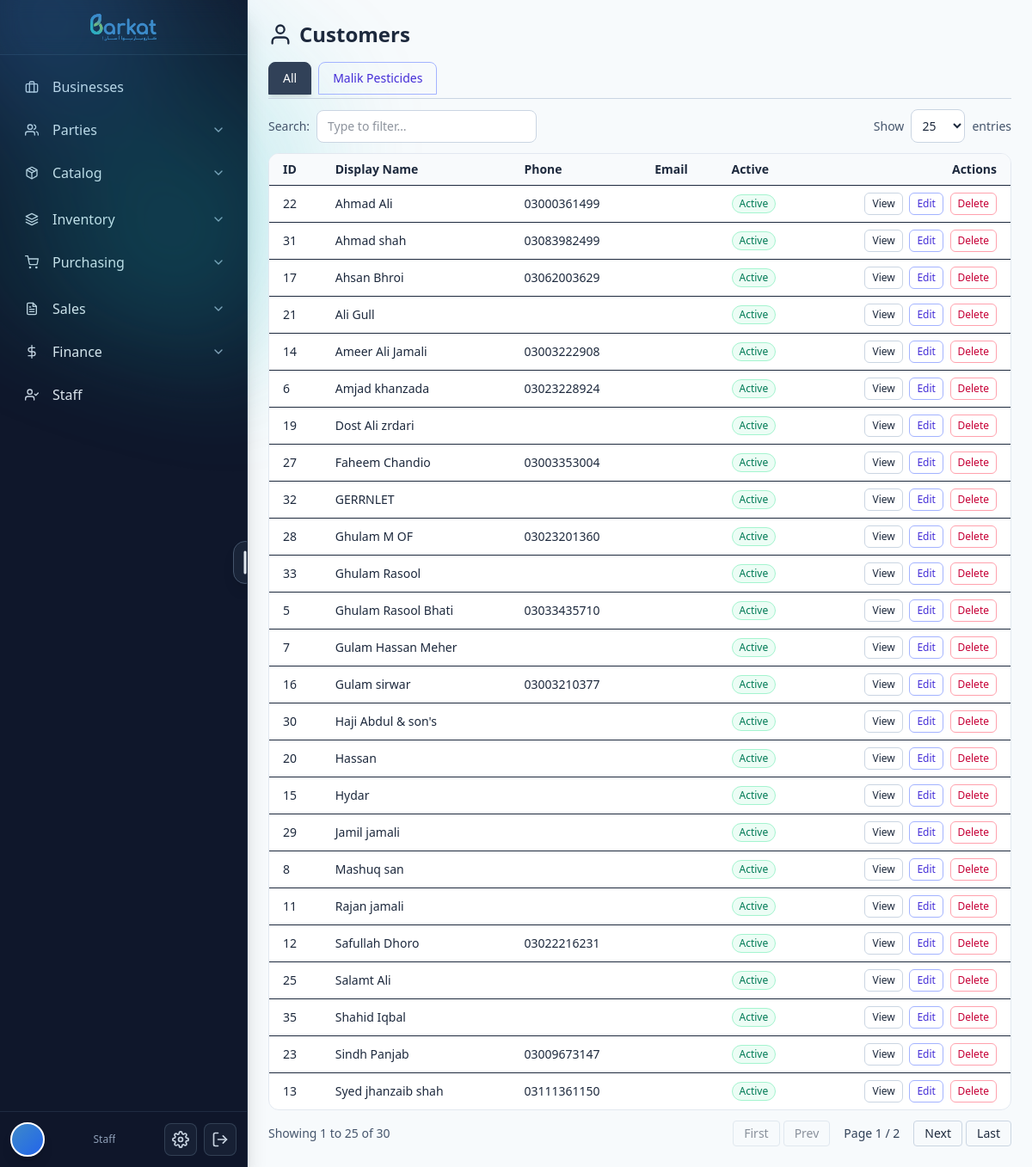
Before: /customers/ with the older database file.
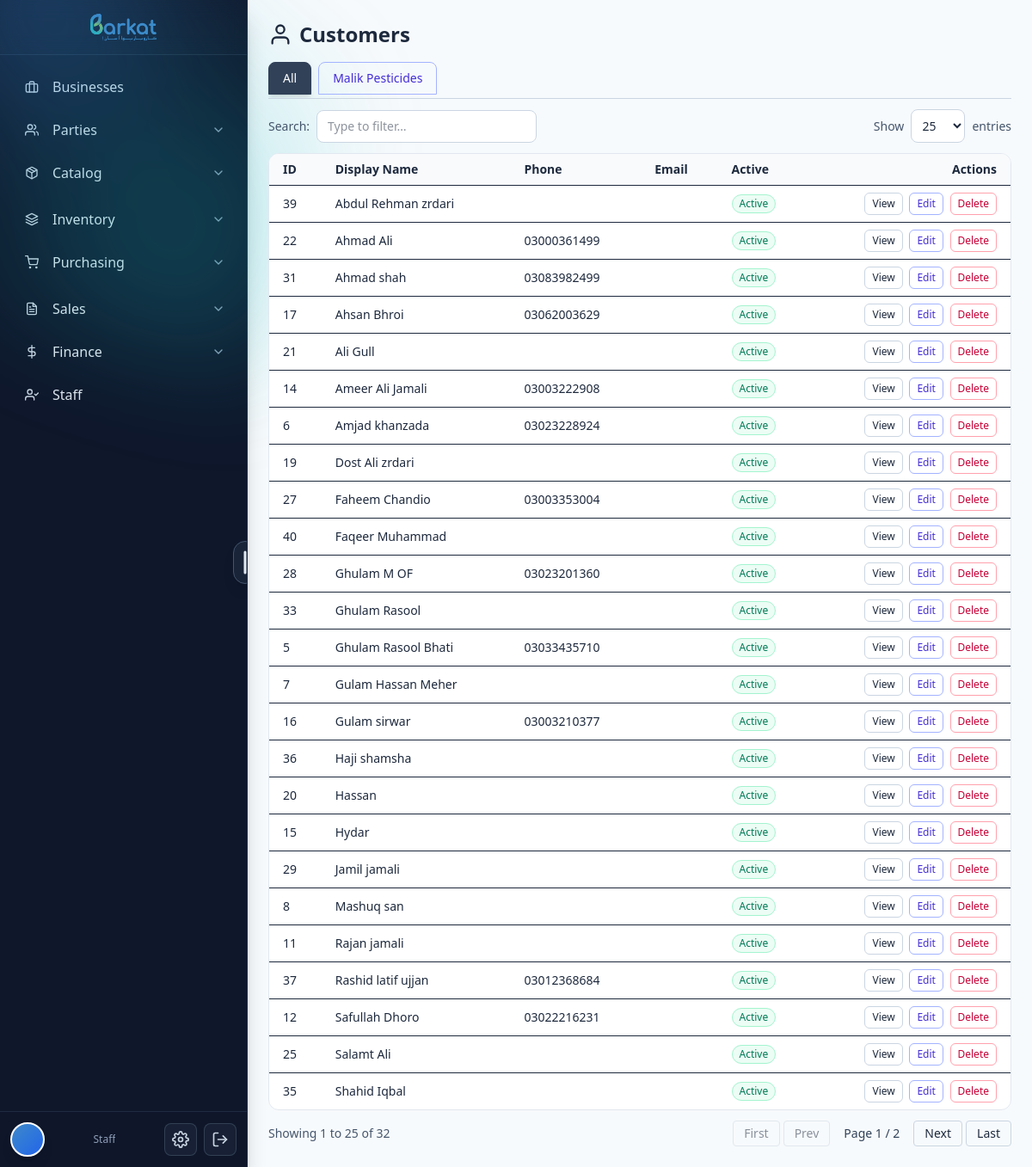
After: the same page with the newer database file.
### barkat_wholesale/barkat/models.py (models this page shows, shortened)
class CodeNamed(TimeStampedBy):
    name = models.CharField(max_length=255)
    code = models.CharField(max_length=50, db_index=True)
    class Meta:
        abstract = True

class Business(CodeNamed):
    legal_name = models.CharField(max_length=255, blank=True, default="")
    ntn = models.CharField(max_length=50, blank=True, default="")        # Pakistan context
    sales_tax_reg = models.CharField(max_length=50, blank=True, default="")
    phone = models.CharField(max_length=50, blank=True, default="")
    email = models.EmailField(blank=True, default="")
    address = models.TextField(blank=True, default="")
    pos_printer_name = models.CharField(
        max_length=200, blank=True,
        help_text="POS80 Printer"
    )
    class Meta:
        unique_together = [("code",)]
        indexes = [models.Index(fields=["name"]), models.Index(fields=["code"])]

class TimeStampedBy(models.Model):
    created_at = models.DateTimeField(default=timezone.now, db_index=True, editable=True)
    updated_at = models.DateTimeField(auto_now=True, db_index=True)
    created_by = models.ForeignKey(
        settings.AUTH_USER_MODEL, null=True, blank=True,
        on_delete=models.SET_NULL, related_name="%(class)s_created"
    )
    updated_by = models.ForeignKey(
        settings.AUTH_USER_MODEL, null=True, blank=True,
        on_delete=models.SET_NULL, related_name="%(class)s_updated"
    )
    is_active = models.BooleanField(default=True, db_index=True)
    is_deleted = models.BooleanField(default=False, db_index=True)
    class Meta:
        abstract = True

class Party(TimeStampedBy):
    CUSTOMER = "CUSTOMER"
    VENDOR = "VENDOR"
    BOTH = "BOTH"
    PARTY_TYPES = [(CUSTOMER, "Customer"), (VENDOR, "Vendor"), (BOTH, "Both")]
    type = models.CharField(max_length=20, choices=PARTY_TYPES, db_index=True)
    display_name = models.CharField(max_length=255, db_index=True)
    legal_name = models.CharField(max_length=255, blank=True, default="")
    phone = models.CharField(max_length=50, blank=True, default="")
    email = models.EmailField(blank=True, default="")
    address = models.TextField(blank=True, default="")
    gst_number = models.CharField(max_length=50, blank=True, default="")
    opening_balance = models.DecimalField(**DECIMAL_12_2, default=0)
    opening_balance_side = models.CharField(
        max_length=2,
        choices=[('Dr', 'Debit (They owe us)'), ('Cr', 'Credit (We owe them)')],
        default='Dr',
        help_text='Specify whether the opening balance is Debit or Credit'
    )
    opening_balance_date = models.DateField(
        null=True,
        blank=True,
        help_text='Date when the opening balance was set (defaults to party creation date)'
    )
    cached_balance = models.DecimalField(**DECIMAL_12_2, default=0, editable=False)
    cached_balance_updated_at = models.DateTimeField(null=True, blank=True, editable=False)
    default_business = models.ForeignKey(Business, null=True, blank=True, on_delete=models.SET_NULL)
    class Meta:
        indexes = [models.Index(fields=["type", "display_name"])]

### barkat_wholesale/barkat/views.py (the view)
# urls.py: path("customers/", views.CustomersListView.as_view(), name="customers_list"),
class CustomersListView(ListView):
    template_name = "barkat/parties/customers_list.html"
    context_object_name = "customers"
    def get_queryset(self):
        qs = Party.objects.filter(type__in=[Party.CUSTOMER, Party.BOTH], is_deleted=False).order_by("display_name")
        q = self.request.GET.get("q")
        if q:
          qs = qs.filter(Q(display_name__icontains=q) | Q(phone__icontains=q) | Q(email__icontains=q))
        return qs
    def get_context_data(self, **kwargs):
        ctx = super().get_context_data(**kwargs)
        ctx["businesses"] = Business.objects.filter(is_deleted=False).order_by("name")
        return ctx

### barkat_wholesale/barkat/templates/barkat/parties/customers_list.html (shortened to what the changed rows need)
{% extends "base.html" %}
{%load static %} {% block content %}
<div class="p-4 md:p-6">
  <div class="flex items-center justify-between mb-4">
    <h1 class="text-2xl font-bold flex items-center gap-2">
      <i data-feather="user" class="w-7 h-7"></i>
      <span>Customers</span>
    </h1>
  </div>
  <div class="mb-3">
    <div class="flex gap-2 overflow-x-auto pb-1 border-b border-slate-300">
       {% if not business %}
      <a
        href="{% url 'customers_list' %}"
        aria-current="page"
        data-tint="slate"
        class="inline-flex items-center gap-2 px-4 py-2 rounded-t-lg border text-sm font-medium transition-all duration-300 bg-slate-700 text-white border-slate-700 shadow-md"
      >
        All
      </a>
      {% endif %}  {% for b in businesses %}
      <span class="hidden"
        >{% cycle 'indigo' 'emerald' 'rose' 'amber' as color %}</span
      >
      {% if business and business.id == b.id %}
      <a
        href="{% url 'business_customers' b.id %}"
        aria-current="page"
        data-tint="{{ color }}"
        class="inline-flex items-center gap-2 px-4 py-2 rounded-t-lg border text-sm font-medium transition-all duration-300
                    bg-{{ color }}-700 text-white border-{{ color }}-700 shadow-md"
      >
        {{ b.name }}
      </a>
      {% else %}
      <a
        href="{% url 'business_customers' b.id %}"
        class="inline-flex items-center gap-2 px-4 py-2 rounded-t-lg border text-sm font-medium transition-all duration-300
                    text-{{ color }}-700 border-{{ color }}-300 hover:bg-{{ color }}-100 hover:border-{{ color }}-600 hover:text-{{ color }}-900"
      >
        {{ b.name }}
      </a>
      {% endif %} {% endfor %}
    </div>
  </div>
  <div class="overflow-x-auto rounded-xl border border-slate-200 bg-white">
    <table id="customersTable" class="min-w-full text-sm">
      <thead class="bg-slate-50">
        <tr>
          <th class="px-4 py-2 text-left">ID</th>
          <th class="px-4 py-2 text-left">Display Name</th>
          <th class="px-4 py-2 text-left">Phone</th>
          <th class="px-4 py-2 text-left">Email</th>
          <th class="px-4 py-2 text-left">Active</th>
          <th class="px-4 py-2 text-right">Actions</th>
        </tr>
      </thead>
      <tbody id="customersBody">
        {% for c in customers %}
        <tr class="border-t">
          <td class="px-4 py-2">{{ c.id }}</td>
          <td class="px-4 py-2">{{ c.display_name }}</td>
          <td class="px-4 py-2">{{ c.phone }}</td>
          <td class="px-4 py-2">{{ c.email }}</td>
          <td class="px-4 py-2">
            {% if c.is_active %}
            <span
              class="inline-flex items-center rounded-full px-2 py-0.5 text-xs bg-emerald-50 text-emerald-700 border border-emerald-200"
              >Active</span
            >
            {% else %}
            <span
              class="inline-flex items-center rounded-full px-2 py-0.5 text-xs bg-slate-100 text-slate-700 border border-slate-200"
              >Inactive</span
            >
            {% endif %}
          </td>
          <td class="px-4 py-2 text-right whitespace-nowrap">
              <a
                href="{% url 'party_detail' c.id %}"
                class="inline-flex items-center gap-1 rounded-md border border-slate-300 px-2 py-1 text-xs hover:bg-slate-50"
              >
                View
              </a>
              <a
                href="{% url 'party_update' c.id %}"
                class="inline-flex items-center gap-1 rounded-md border border-indigo-300 text-indigo-700 px-2 py-1 text-xs hover:bg-indigo-50 ml-1"
              >
                Edit
              </a>
              <form
                action="{% url 'party_delete' c.id %}"
                method="post"
                class="inline ml-1"
                onsubmit="return confirm('Delete this customer permanently?');"
              >
                <button
                  type="submit"
                  class="inline-flex items-center gap-1 rounded-md border border-rose-300 text-rose-700 px-2 py-1 text-xs hover:bg-rose-50"
                  title="Delete"
                >
                  Delete
                </button>
              </form>
          </td>
        </tr>
        {% empty %}
        <tr>
          <td colspan="6" class="px-4 py-6 text-center text-slate-500">
            No customers found.
          </td>
        </tr>
        {% endfor %}
      </tbody>
    </table>
  </div>
  <div
    class="mt-3 flex flex-col sm:flex-row sm:items-center sm:justify-between gap-3"
  >
    <div id="custInfo" class="text-sm text-slate-600">Showing 0 to 0 of 0</div>
    <div class="flex items-center gap-1">
      <button
        id="custFirst"
        class="px-3 py-1 rounded border border-slate-300 text-sm hover:bg-slate-50"
      >
      </button>
      <button
        id="custPrev"
        class="px-3 py-1 rounded border border-slate-300 text-sm hover:bg-slate-50"
      >
      </button>
      <span id="custPage" class="px-3 py-1 text-sm text-slate-700"
        >Page 1 / 1</span
      >
      <button
        id="custNext"
        class="px-3 py-1 rounded border border-slate-300 text-sm hover:bg-slate-50"
      >
      </button>
      <button
        id="custLast"
        class="px-3 py-1 rounded border border-slate-300 text-sm hover:bg-slate-50"
      >
      </button>
    </div>
  </div>
</div>
{% endblock %}

Changed rows visible on the page:
no longer on this page (row edited): Party: id "32", display_name "GERRNLET", is_active "Active"
no longer on this page (row edited): Party: id "30", display_name "Haji Abdul & son's", is_active "Active"
no longer on this page (row unchanged): Party: id "23", display_name "Sindh Panjab", phone "03009673147", is_active "Active"
no longer on this page (row unchanged): Party: id "13", display_name "Syed jhanzaib shah", phone "03111361150", is_active "Active"
added Party: id "39", display_name "Abdul Rehman zrdari", is_active "Active"
added Party: id "40", display_name "Faqeer Muhammad", is_active "Active"
added Party: id "36", display_name "Haji shamsha", is_active "Active"
added Party: id "37", display_name "Rashid latif ujjan", phone "03012368684", is_active "Active"
Other visible differences:
text written by a page script: "Showing 1 to 25 of 30" → "Showing 1 to 25 of 32"
